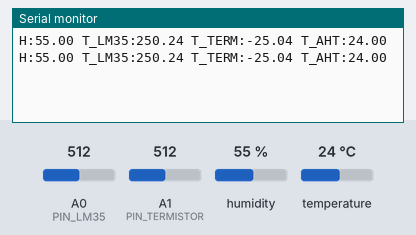
Recording of a sketch running on a simulated Arduino Leonardo, built with avr-gcc and run on an emulated ATmega32U4. Shown: the last lines printed to the serial monitor. Inputs (shaded band) come from the test bench; at power-on: humidity 55 %, A0 (PIN_LM35) = 512, A1 (PIN_TERMISTOR) = 512, temperature 24 °C.

Above: at 1.8 s.
1.9 s: humidity set to 22 %
At 3.1 s:
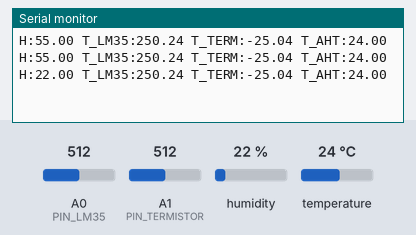
3.4 s: A0 (PIN_LM35) set to 716
At 4.2 s:
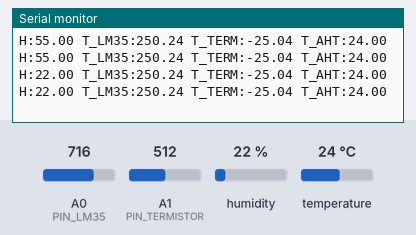
4.9 s: A1 (PIN_TERMISTOR) set to 716
At 6.2 s:
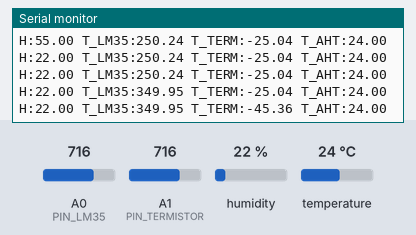
6.4 s: temperature set to 12 °C
At 7.5 s:
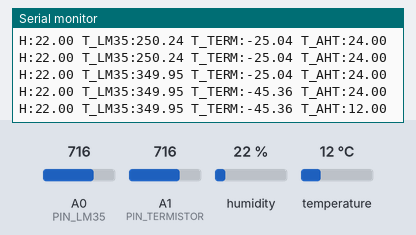
7.9 s: A0 (PIN_LM35) set to 992
At 9.2 s:
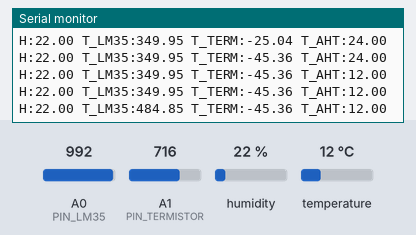
9.4 s: A1 (PIN_TERMISTOR) set to 992
At 10.7 s:
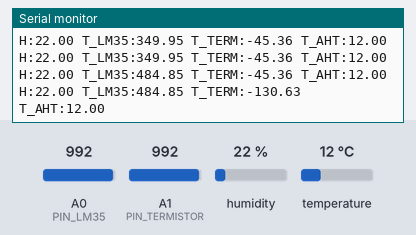
Timing chart, 0 to 11.9 s (numbered marks = the images above; inputs shaded):
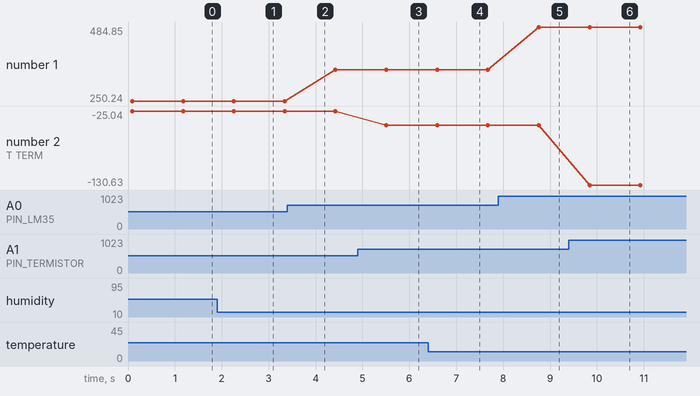

Measured:
- after the input at 1.9 s, the serial monitor: prints a new line after 0.36 s (image 1)
- after the input at 4.9 s, the serial monitor: prints a new line after 0.61 s (image 3)
- after the input at 6.4 s, the serial monitor: prints a new line after 0.19 s (image 4)
- after the input at 7.9 s, the serial monitor: prints a new line after 0.86 s (image 5)
- after the input at 9.4 s, the serial monitor: prints a new line after 0.44 s (image 6)
- plotted number 1: 250.24 → 349.95 after the input at 3.4 s, 349.95 → 484.85 after the input at 7.9 s
- plotted number 2: -25.04 → -45.36 after the input at 4.9 s, -45.36 → -130.63 after the input at 9.4 s

The sketch:

Lecturas_de_sensores_para_matlab.ino
```cpp
#include <Adafruit_AHTX0.h> //libreria sensor

#define PIN_LM35 A0 //declaracion pines analogicos
#define PIN_TERMISTOR A1//declaracion piines analogicos

const float BETA = 3950; // Coeficiente beta del termistor
const float SERIES_RESISTOR = 10000.0; // Resistencia del divisor (Ohmios)
const float NOMINAL_RESISTANCE = 10000.0;
const float NOMINAL_TEMPERATURE = 25.0; // °C

Adafruit_AHTX0 aht;
//inizializacion del sensor
void setup() {
  Serial.begin(9600);
  while (!Serial); // Esperar a conexión USB en placas como Leonardo

  if (!aht.begin()) {
    Serial.println("No se encontró el sensor AHT20");
    while (1) delay(10);
  }
}

void loop() {
  // === LM35 ===
  int lm35Raw = analogRead(PIN_LM35);//lectura del pin analogico
  float voltageLM35 = lm35Raw * (5.0 / 1023.0); //acondicionamiento de variable deacuerdo al voltaje y resolucion del adc
  float tempLM35 = voltageLM35 * 100.0; // °C

  // === Termistor ===
  int rawTermistor = analogRead(PIN_TERMISTOR);//lectura del pin analogico
  float voltage = rawTermistor * (5.0 / 1023.0);//acondicionamiento de variable deacuerdo al voltaje y resolucion del adc
  float resistance = (5.0 - voltage) * SERIES_RESISTOR / voltage;
//calculo termistor
  float steinhart = resistance / NOMINAL_RESISTANCE;
  steinhart = log(steinhart);
  steinhart /= BETA;
  steinhart += 1.0 / (NOMINAL_TEMPERATURE + 273.15);
  steinhart = 1.0 / steinhart;
  float tempTermistor = -1*(steinhart - 273.15);

  // === AHT20 ===
  sensors_event_t humidity, tempAHT;
  aht.getEvent(&humidity, &tempAHT);

  // === Enviar por Serial ===
  Serial.print("H:");
  Serial.print(humidity.relative_humidity, 2);
  Serial.print(" T_LM35:");
  Serial.print(tempLM35, 2);
  Serial.print(" T_TERM:");
  Serial.print(tempTermistor, 2);
  Serial.print(" T_AHT:");
  Serial.println(tempAHT.temperature, 2);

  delay(1000); // 1 segundo entre muestras
}
```
